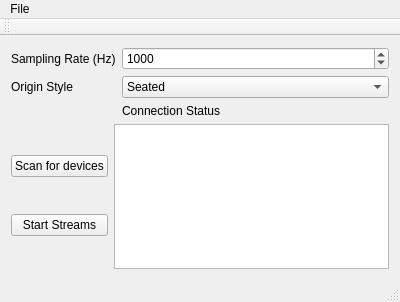
<?xml version="1.0" encoding="UTF-8"?>
<ui version="4.0">
 <class>MainWindow</class>
 <widget class="QMainWindow" name="MainWindow">
  <property name="geometry">
   <rect>
    <x>0</x>
    <y>0</y>
    <width>400</width>
    <height>302</height>
   </rect>
  </property>
  <property name="windowTitle">
   <string>LSL OpenVR</string>
  </property>
  <widget class="QWidget" name="centralWidget">
   <layout class="QVBoxLayout" name="outerLayout">
    <item>
     <layout class="QFormLayout" name="formLayout">
      <item row="0" column="0">
       <widget class="QLabel" name="label_sampling_rate">
        <property name="text">
         <string>Sampling Rate (Hz)</string>
        </property>
       </widget>
      </item>
      <item row="0" column="1">
       <widget class="QSpinBox" name="spinBox_sampling_rate">
        <property name="minimum">
         <number>1</number>
        </property>
        <property name="maximum">
         <number>30000</number>
        </property>
        <property name="value">
         <number>1000</number>
        </property>
       </widget>
      </item>
      <item row="2" column="0">
       <widget class="QLabel" name="label_dummy">
        <property name="text">
         <string/>
        </property>
       </widget>
      </item>
      <item row="2" column="1">
       <widget class="QLabel" name="label_conn_status">
        <property name="text">
         <string>Connection Status</string>
        </property>
       </widget>
      </item>
      <item row="1" column="0">
       <widget class="QLabel" name="label_origin">
        <property name="text">
         <string>Origin Style</string>
        </property>
       </widget>
      </item>
      <item row="1" column="1">
       <widget class="QComboBox" name="comboBox_origin">
        <property name="currentIndex">
         <number>0</number>
        </property>
        <item>
         <property name="text">
          <string>Seated</string>
         </property>
        </item>
        <item>
         <property name="text">
          <string>Standing</string>
         </property>
        </item>
        <item>
         <property name="text">
          <string>Raw</string>
         </property>
        </item>
       </widget>
      </item>
     </layout>
    </item>
    <item>
     <layout class="QHBoxLayout" name="bottomLayout">
      <item>
       <layout class="QVBoxLayout" name="buttonsLayout">
        <item>
         <widget class="QPushButton" name="pushButton_scan">
          <property name="text">
           <string>Scan for devices</string>
          </property>
         </widget>
        </item>
        <item>
         <widget class="QPushButton" name="pushButton_stream">
          <property name="text">
           <string>Start Streams</string>
          </property>
         </widget>
        </item>
       </layout>
      </item>
      <item>
       <widget class="QListWidget" name="list_devices"/>
      </item>
     </layout>
    </item>
   </layout>
  </widget>
  <widget class="QMenuBar" name="menuBar">
   <property name="geometry">
    <rect>
     <x>0</x>
     <y>0</y>
     <width>400</width>
     <height>21</height>
    </rect>
   </property>
   <widget class="QMenu" name="menuFile">
    <property name="title">
     <string>File</string>
    </property>
    <addaction name="actionLoad_Configuration"/>
    <addaction name="actionSave_Configuration"/>
    <addaction name="separator"/>
    <addaction name="actionQuit"/>
   </widget>
   <addaction name="menuFile"/>
  </widget>
  <widget class="QToolBar" name="mainToolBar">
   <attribute name="toolBarArea">
    <enum>TopToolBarArea</enum>
   </attribute>
   <attribute name="toolBarBreak">
    <bool>false</bool>
   </attribute>
  </widget>
  <widget class="QStatusBar" name="statusBar"/>
  <action name="actionLoad_Configuration">
   <property name="text">
    <string>Load Configuration</string>
   </property>
   <property name="toolTip">
    <string>Load configuration from cfg file...</string>
   </property>
  </action>
  <action name="actionSave_Configuration">
   <property name="text">
    <string>Save Configuration</string>
   </property>
   <property name="toolTip">
    <string>Save configuration to cfg file...</string>
   </property>
  </action>
  <action name="actionQuit">
   <property name="text">
    <string>Quit</string>
   </property>
   <property name="toolTip">
    <string>Disconnects from VR Sys.; Closes stream(s)</string>
   </property>
  </action>
 </widget>
 <layoutdefault spacing="6" margin="11"/>
 <resources/>
 <connections/>
</ui>
